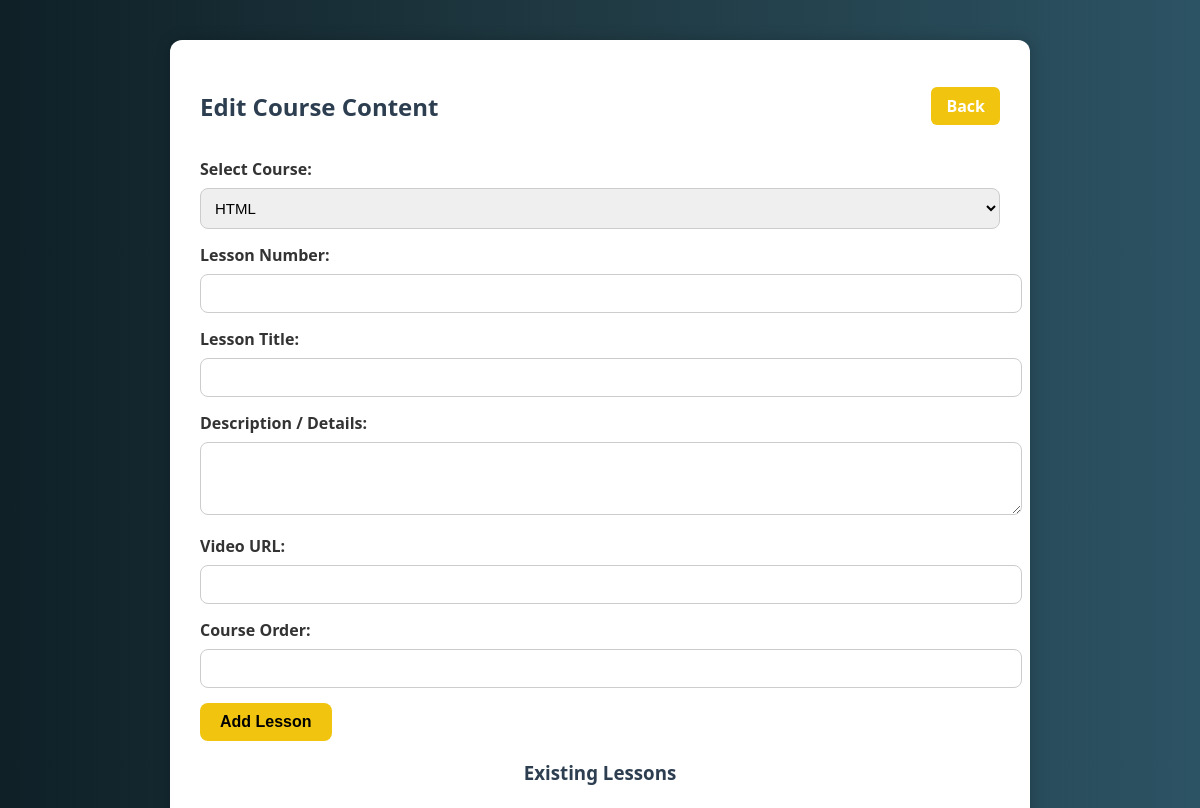
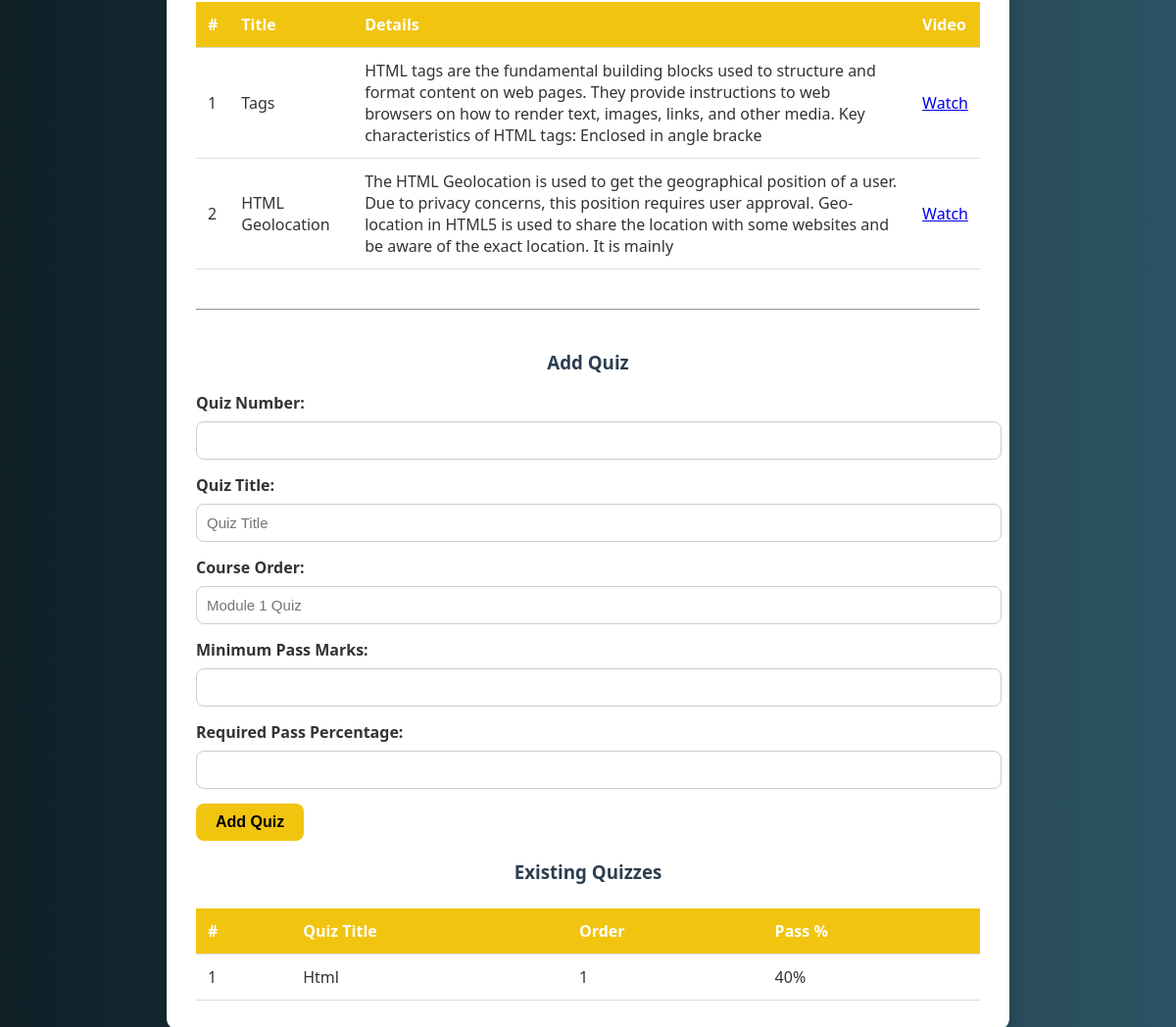
Screenshot of /edit_content.php?course_id=1 (signed in) with the database file from the repository (2 pictures, top to bottom).
### tables this page shows
CREATE TABLE `lesson` (
  `id` int(11) NOT NULL,
  `module_id` int(4) NOT NULL,
  `name` varchar(255) NOT NULL,
  `number` int(4) NOT NULL,
  `video_url` varchar(255) NOT NULL,
  `details` varchar(255) NOT NULL,
  `course_order` varchar(255) NOT NULL
);

CREATE TABLE `quiz` (
  `id` int(11) NOT NULL,
  `course_id` int(4) NOT NULL,
  `name` varchar(255) NOT NULL,
  `number` int(255) NOT NULL,
  `course_order` int(4) NOT NULL,
  `min_pass` int(3) NOT NULL,
  `req_pass` int(3) NOT NULL
);

### edit_content.php (the view, shortened to what this page needs)
<?php
$conn = new mysqli("localhost", "root", "", "e-learning");
$courses = $conn->query("SELECT id, Title FROM course ORDER BY Title ASC");
$lessons = [];
$quizzes = [];
if (isset($_GET['course_id'])) {
    $course_id = intval($_GET['course_id']);
    $lesson_query = $conn->prepare("SELECT * FROM lesson WHERE module_id = ? ORDER BY number ASC");
    $lesson_query->bind_param("i", $course_id);
    $lesson_query->execute();
    $lessons = $lesson_query->get_result();
    $quiz_query = $conn->prepare("SELECT * FROM quiz WHERE course_id = ? ORDER BY number ASC");
    $quiz_query->bind_param("i", $course_id);
    $quiz_query->execute();
    $quizzes = $quiz_query->get_result();
}
?>
<!DOCTYPE html>
<html lang="en">
<head>
</head>
<body>
<div class="container">
    <div style="display: flex; justify-content: space-between; align-items: center; margin-bottom: 15px;">
        <h2>Edit Course Content</h2>
        <a href="admin.php" style="
            background: #f1c40f;
            color: white;
            padding: 8px 15px;
            border-radius: 6px;
            text-decoration: none;
            font-weight: bold;
            transition: background 0.3s;
        " onmouseover="this.style.background='#f39c12'" onmouseout="this.style.background='#f1c40f'">
             Back
        </a>
    </div>
    <form method="GET" action="">
        <label for="course_id"><b>Select Course:</b></label>
        <select name="course_id" id="course_id" onchange="this.form.submit()">
            <?php while ($row = $courses->fetch_assoc()): ?>
                <option value="<?= $row['id'] ?>" <?= (isset($_GET['course_id']) && $_GET['course_id'] == $row['id']) ? 'selected' : '' ?>>
                    <?= htmlspecialchars($row['Title']) ?>
                </option>
            <?php endwhile; ?>
        </select>
    </form>
    <?php if (isset($_GET['course_id'])): ?>
    <form method="POST" action="">
        <label><b>Lesson Number:</b></label>
        <input type="number" name="number" required>
        <label><b>Lesson Title:</b></label>
        <input type="text" name="name" required>
        <label><b>Description / Details:</b></label>
        <textarea name="details" rows="3" required></textarea>
        <label><b>Video URL:</b></label>
        <input type="text" name="video_url" required>
        <label><b>Course Order:</b></label>
        <input type="text" name="course_order" required>
        <button type="submit" name="add_lesson">Add Lesson</button>
    </form>
    <h3>Existing Lessons</h3>
    <?php if ($lessons && $lessons->num_rows > 0): ?>
    <table>
    <tr><th>#</th><th>Title</th><th>Details</th><th>Video</th></tr>
    <?php while ($l = $lessons->fetch_assoc()): ?>
    <tr>
        <td><?= htmlspecialchars($l['number']) ?></td>
        <td><?= htmlspecialchars($l['name']) ?></td>
        <td><?= htmlspecialchars($l['details']) ?></td>
        <td><a href="<?= htmlspecialchars($l['video_url']) ?>" target="_blank">Watch</a></td>
    </tr>
    <?php endwhile; ?>
    </table>
    <?php else: ?>
    <p class="no-data">No lessons yet.</p>
    <?php endif; ?>
    <hr style="margin:40px 0;">
    <h3>Add Quiz</h3>
    <form method="POST" action="">
        <label><b>Quiz Number:</b></label>
        <input type="number" name="quiz_number" required>
        <label><b>Quiz Title:</b></label>
        <input type="text" name="quiz_name" placeholder="Quiz Title" required>
        <label><b>Course Order:</b></label>
        <input type="text" name="quiz_order" placeholder="Module 1 Quiz" required>
        <label><b>Minimum Pass Marks:</b></label>
        <input type="number" name="min_pass" required>
        <label><b>Required Pass Percentage:</b></label>
        <input type="number" name="req_pass" required>
        <button type="submit" name="add_quiz">Add Quiz</button>
    </form>
    <h3>Existing Quizzes</h3>
    <?php if ($quizzes && $quizzes->num_rows > 0): ?>
    <table>
    <tr><th>#</th><th>Quiz Title</th><th>Order</th><th>Pass %</th></tr>
    <?php while ($q = $quizzes->fetch_assoc()): ?>
    <tr>
        <td><?= htmlspecialchars($q['number']) ?></td>
        <td><?= htmlspecialchars($q['name']) ?></td>
        <td><?= htmlspecialchars($q['course_order']) ?></td>
        <td><?= htmlspecialchars($q['req_pass']) ?>%</td>
    </tr>
    <?php endwhile; ?>
    </table>
    <?php else: ?>
    <p class="no-data">No quizzes added yet.</p>
    <?php endif; ?>
    <?php endif; ?>
</div>
</body>
</html>

### edit_content.php (style rules this page uses)
body { font-family: 'Segoe UI', Tahoma, sans-serif; background: linear-gradient(to right, #0f2027, #203a43, #2c5364); margin: 0; color: #333; display: flex; flex-direction: column; align-items: center; padding-top: 40px; }
.container { background-color: #fff; padding: 30px; border-radius: 12px; box-shadow: 0 0 15px rgba(0,0,0,0.2); width: 800px; max-width: 90%; margin-bottom: 50px; }
h2, h3 { text-align: center; color: #2c3e50; }
select, input, textarea { width: 100%; padding: 10px; margin: 8px 0 15px 0; border: 1px solid #ccc; border-radius: 8px; font-size: 15px; }
button { background: #f1c40f; border: none; padding: 10px 20px; border-radius: 8px; cursor: pointer; font-size: 16px; font-weight: bold; transition: background 0.3s ease; }
table { width: 100%; border-collapse: collapse; margin-top: 25px; }
th, td { padding: 12px; border-bottom: 1px solid #ddd; text-align: left; }
th { background: #f1c40f; color: white; }

### rows the page displays
lesson: number "1", name "Tags", details "HTML tags are the fundamental building blocks used to structure and format content on web pages. They provide instructions to web browsers on how to render text, images, links, and other media. Key characteristics of HTML tags: Enclosed in angle bracke"
lesson: number "2", name "HTML Geolocation", details "The HTML Geolocation is used to get the geographical position of a user. Due to privacy concerns, this position requires user approval. Geo-location in HTML5 is used to share the location with some websites and be aware of the exact location. It is mainly"
quiz: number "1", name "Html", course_order "1", req_pass "40"

### other values shown
form field course_id "HTML"
